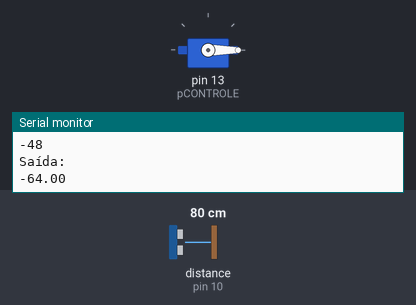
The sketch below on a simulated Arduino Uno, built with avr-gcc and run on an emulated ATmega328P. Parts: servo, the last lines printed to the serial monitor. Wiring (inferred from the names in the program): ultrasonic range finder: trigger pin 9; echo pin 10. The inputs (shaded band) are chosen by the test bench; at power-on: distance to the obstacle (sensor on pin 10) 80 cm. The echo pulse lasts 58.3 µs per cm.

Above: at 1.2 s.
1.3 s: distance to the obstacle (sensor on pin 10) set to 13 cm
4.3 s: distance to the obstacle (sensor on pin 10) set to 11 cm
At 5.2 s:
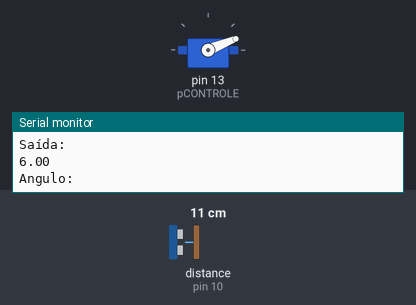
7.3 s: distance to the obstacle (sensor on pin 10) set to 8 cm
Timing chart, 0 to 16.3 s (numbered marks = the images above; inputs shaded):
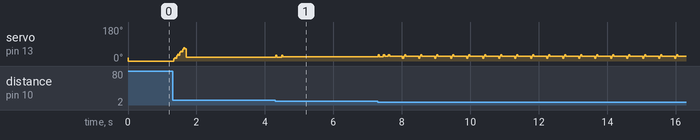

The sketch:

PID_Balance_Ball.ino
```cpp
#include<Servo.h>
#include <Ultrasonic.h>


/*working variables*/
unsigned long lastTime;
double Input, Output, Setpoint;
double errSum, lastInput;
double kp, ki, kd;

const int trigPin = 9;       //Ultrasonic Sensor Trig Pin
const int echoPin = 10;
const int pCONTROLE = 13;//Servo Pin
long distancia;
int val1, val2, val3, val4, val5, val6, val7, val8, val9, val10, val11, val12;
long duration, filtro;
Servo myservo; // Variável Servo
double StartAngle = 16;


void setup() {
  Serial.begin(9600);
  myservo.attach(pCONTROLE);
  myservo.write(StartAngle); // Inicia motor posição zero
  pinMode(pCONTROLE, OUTPUT);
  pinMode(trigPin, OUTPUT);   //Sets the trigPin as an Output
  pinMode(echoPin, INPUT);

}

void loop() {
  kp = 1;
  ki = 0;
  kd = 200;
  Setpoint = 16;
  Input = readPosition();
  /*How long since we last calculated*/
   unsigned long now = millis();
   double timeChange = (double)(now - lastTime);

   /*Compute all the working error variables*/
   double error = Setpoint - Input;
   errSum += error;
   double dInput = (Input - lastInput);
   int td_ = kd/kp;
   int td = (td_/(1 + 0.1*td_));
   kd = td/kp;
   /*Compute PID Output*/
   Output = kp * error + ki * errSum - kd * dInput;

   /*Remember some variables for next time*/
   lastInput = Input;
   lastTime = now;

  myservo.write(StartAngle + Output);
  int angulo = StartAngle + Output;
  Serial.println("Angulo:");
  Serial.println(angulo);
  Serial.println("Saída:");
  Serial.println(Output);
}
float readPosition() {
  digitalWrite(trigPin, LOW);
  delayMicroseconds(2);

  //Sets the trigPin on HIGH state for 10 micro seconds
  digitalWrite(trigPin, HIGH);
  delayMicroseconds(10);
  digitalWrite(trigPin, LOW);

  //Reads the echoPin, returns the sound wave travel time in microseconds
  duration = pulseIn(echoPin, HIGH);
  //Calculating the distance
  distancia= duration/(29*2);

  val12 = val11;
  val11 = val10;
  val10 = val9;
  val9 = val8;
  val8 = val7;
  val7 = val6;
  val6 = val5;
  val5 = val4;
  val4 = val3;
  val3 = val2;
  val2 = val1;
  val1 = distancia;

  filtro = (val1 + val2 + val3 + val4 + val5 + val6 + val7 + val8 + val9 + val10 + val11 + val12)/12;


  return filtro;
}
```

Measured:
- after the input at 4.3 s, servo on pin 13 (pCONTROLE): 20° → 21° at once, → 22° 0.18 s later
